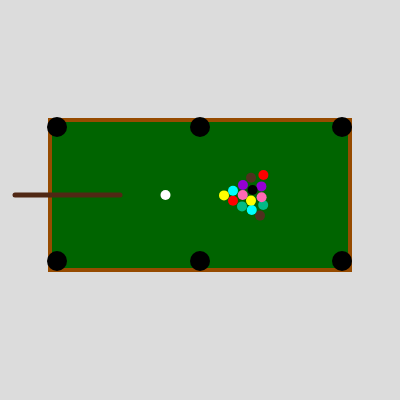
Frame 1 (no input)
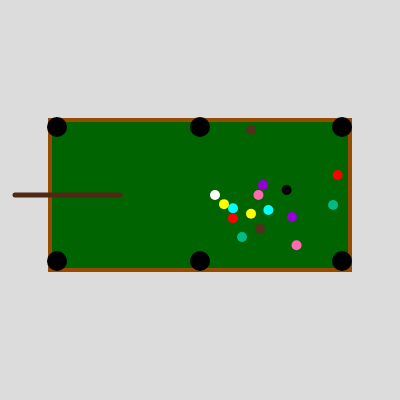
Frame 60 (no input)
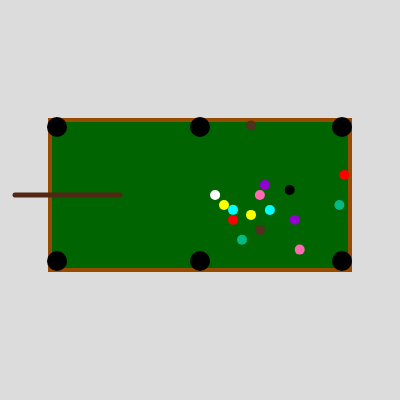
Frame 120 (the mouse pressed at the canvas centre since frame 60)

The p5.js sketch that drew these frames (run headless with seeded random() and noise() and a simulated clock; from frame 60 on, the mouse is pressed at the canvas centre):

// p5.js sketch
// ── sketch.js
let x =160;
let y= 260;
let z=195;
let s= 215;
let a= 260;
let b =185;
let c= 260;
let d=260;
let e= 251;
let f= 200;
let g= 251;
let h= 180;
let i= 205;
let j= 242;
let k= 242;
let l=200;
let m= 190;
let n= 195;

let targetX=215;
let targetS=230;
let targetY=340;
let targetZ= 250;
let targetA=300;
let targetB=220;
let targetD= 270;
let targetC=345;
let targetE= 270;
let targetF= 215;
let targetG= 290;
let targetH= 125;
let targetI= 240;
let targetJ= 260;
let targetK= 265;
let targetL= 220;
let targetM= 210;
let targetN= 205;
let easing=0.04; //segundo
let easingX=0.1; //primeiro

function setup() {
  createCanvas(400, 400);
  
}

function draw() {
  background(220);
  
  
  let dx= targetX- x;
  let ds= targetS- s;
  let dy= targetY- y;
  let dz= targetZ - z;
  let da= targetA- a;
  let db= targetB- b;
  let dd= targetB -b;
  let dc= targetC -c;
  let de= targetE -e;
  let df= targetF- f;
  let dg= targetG- g;
  let dh= targetH- h;
  let di= targetI- i;
  let dj= targetJ -j;
  let dk= targetK-k;
  let dl= targetL-l;
  let dm= targetM- m;
  let dn= targetN- n;
  x+=dx*easingX;
  s+=ds*easing;
  y+= dy*easing;
  a+= da*easing;
  z+= dz*easing;
  b+= db*easing;
  c+= dc*easing;
  d+= dd*easing;
  e+= de*easing;
  f+= df*easing;
  g+= dg*easing;
  h+= dh*easing;
  i+= di*easing;
  j+= dj*easing;
  k+= dk*easing;
  l+= dl*easing;
  m+= dm*easing;
  n+= dn*easing;
  
  if(targetX==215)
  {
    targetX+=easingX
  }
  
if(targetX >= 215 && targetY < 340)
{
  targetY+= easing
}
  
  stroke(150,75,0);
  strokeWeight(4);
  fill(0,100,0);
  rect(50,120,300,150);
  noStroke();
  fill(0,0,0);
  circle(57,127,20,10);    
  circle(200,127,20,10);
  circle(342,127,20,10);
  circle(57,261,20,10);
  circle(200,261,20,10);
  circle(342,261,20,10);
  //começo
  fill(80,48,30);
  circle(260,s,10,10);
  fill(3,185,133);
  circle(y,205,10,10);
  fill(255,105,180);
  circle(a,z,10,10);
  fill(148,0,211);
  circle(d,b,10,10);
  fill(255,0,0);
  circle(c,175,10,10);
  fill(0,255,255);
  circle(e,210,10,10);
  fill(255,255,0);
  circle(251,f,10,10);
  fill(0);
  circle(g,190,10,10);
  fill(80,48,30)
  circle(251,h,10,10);
  fill(3,187,133);
  circle(242,i,10,10);
  fill(255,105,180);
  circle(j,195,10,10);
  fill(148,0,211);
  circle(k,185,10,10);
  fill(255,0,0);
  circle(233,l,10,10);
  fill(0,255,255);
  circle(233,m,10,10);
  fill(255,255,0);
  circle(224,n,10,10);
  fill(255);
  circle(x,195,10,10);
  noFill();
  stroke(80,40,20);
  strokeWeight(5);
  line(15,195,120,195);
  


}
